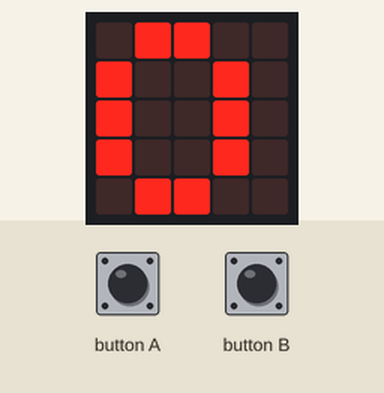
The program below on a simulated BBC micro:bit (MakeCode). Shown: the board's 5×5 LED display. The test bench sets the inputs (shaded band).

Above: at 1.2 s.
1.3 s: button A pressed for 0.15 s
At 2.2 s:
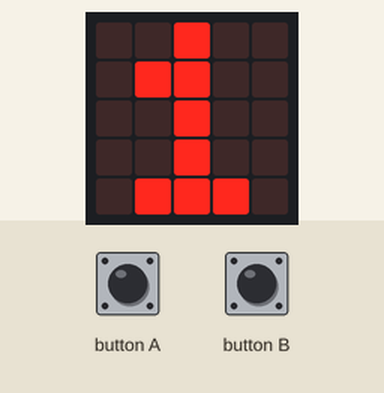
3.0 s: button A pressed for 0.15 s
At 5.2 s:
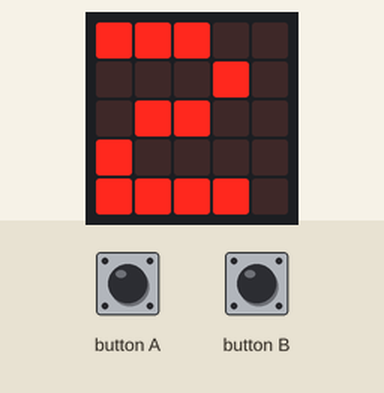
Timing chart, 0 to 6.7 s (numbered marks = the images above; inputs shaded):
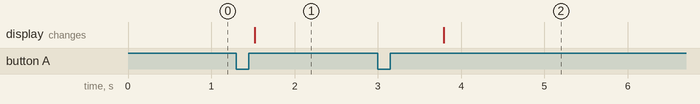

The program:

main.ts
```typescript
input.onButtonPressed(Button.A, function () {
    persones += 1
    basic.showNumber(persones)
})
input.onGesture(Gesture.Shake, function () {
    persones = 0
    basic.showNumber(persones)
})
input.onButtonPressed(Button.B, function () {
    if (persones > 0) {
        persones += -1
        basic.showNumber(persones)
    }
})
let persones = 0
persones = 0
basic.forever(function () {
    if (persones > 5) {
        basic.showString("aforament complet")
    } else {
        basic.showNumber(persones)
    }
})
```

test.ts
```typescript
// aquí va el archivo "tests"; esto no se compilará cuando este paquete se utilice como una extensión.
```

Measured:
- after the input at 1.3 s, the display: changes after 0.22 s (image 1)
- after the input at 3.0 s, the display: changes after 0.79 s (image 2)
